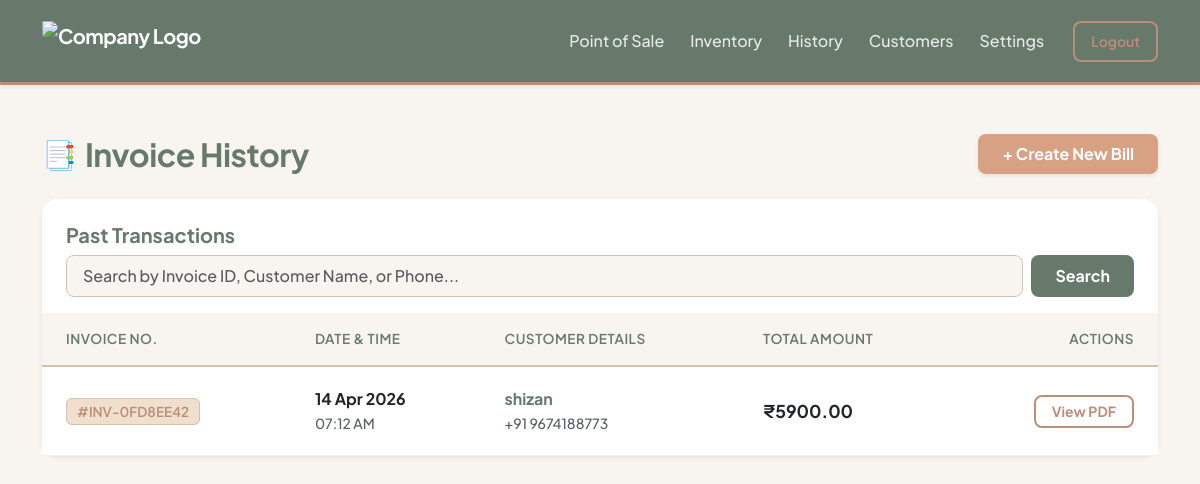
/billing/history (signed in), run on the app's committed database.
### core/models.py (models this page shows)
class Invoice(db.Model):
    __tablename__ = 'invoices'
    id = db.Column(db.Integer, primary_key=True)
    company_id = db.Column(db.Integer, db.ForeignKey('companies.id'), nullable=False) # ISOLATION
    invoice_number = db.Column(db.String(50), unique=True, nullable=False)
    customer_id = db.Column(db.Integer, db.ForeignKey('customers.id'), nullable=False)
    subtotal = db.Column(db.Float, nullable=False)
    discount_type = db.Column(db.String(10))
    discount_value = db.Column(db.Float, default=0.0)
    total_tax = db.Column(db.Float, nullable=False)
    grand_total = db.Column(db.Float, nullable=False)
    created_at = db.Column(db.DateTime, default=datetime.utcnow)
    items = db.relationship('InvoiceItem', backref='invoice', lazy=True)

class Customer(db.Model):
    __tablename__ = 'customers'
    id = db.Column(db.Integer, primary_key=True)
    company_id = db.Column(db.Integer, db.ForeignKey('companies.id'), nullable=False) # ISOLATION
    name = db.Column(db.String(100), nullable=False)
    phone_number = db.Column(db.String(15), nullable=False) # Removed unique=True so diff companies can have same customer
    created_at = db.Column(db.DateTime, default=datetime.utcnow)
    invoices = db.relationship('Invoice', backref='customer', lazy=True)

### core/billing/routes.py (the view, shortened to what this page needs)
@billing_bp.route('/history')
def history():
    company_id = session.get('company_id')
    if not company_id:
        flash("Please log in to view history.", "warning")
        return redirect(url_for('auth.login'))
    page = request.args.get('page', 1, type=int)
    search_query = request.args.get('search', '').strip()
    query = Invoice.query.join(Customer).filter(Invoice.company_id == company_id)
    pagination = query.order_by(Invoice.created_at.desc()).paginate(page=page, per_page=10)
    return render_template(
        'billing/history.html',
        pagination=pagination,
        search_query=search_query
    )

### core/templates/billing/history.html (shortened to what this page needs)
{% extends "base.html" %}
{% block content %}
<div class="row mt-4 mb-4">
    <div class="col-12 d-flex justify-content-between align-items-center">
        <div class="d-flex align-items-center">
            <span class="fs-3 me-2 text-taupe">📑</span>
            <h2 class="history-header mb-0">Invoice History</h2>
        </div>
        <a href="/billing" class="btn btn-terracotta fw-bold px-4 py-2 shadow-sm">+ Create New Bill</a>
    </div>
</div>
<div class="card card-glass border-0 shadow-sm">
    <div class="card-header bg-white border-0 pt-4 pb-3 px-4 rounded-top-4 d-flex justify-content-between align-items-center flex-wrap gap-2">
        <h5 class="mb-0 text-sage fw-bold">Past Transactions</h5>
        <form method="GET" action="/billing/history" class="search-wrapper-history w-100 w-md-75 w-lg-50">
            <input type="text" name="search" class="form-control search-input-custom flex-grow-1"
                   placeholder="Search by Invoice ID, Customer Name, or Phone..."
                   value="{{ search_query or '' }}">
            <button type="submit" class="btn btn-sage px-4 fw-bold rounded-3">Search</button>
        </form>
    </div>
    <div class="card-body p-0">
        <div class="table-responsive">
            <table class="table table-history">
                <thead>
                    <tr>
                        <th>Invoice No.</th>
                        <th>Date & Time</th>
                        <th>Customer Details</th>
                        <th>Total Amount</th>
                        <th class="text-end">Actions</th>
                    </tr>
                </thead>
                <tbody>
                    {% for inv in pagination.items %}
                    <tr>
                        <td>
                            <span class="inv-badge">#{{ inv.invoice_number }}</span>
                        </td>
                        <td>
                            <div class="fw-bold text-dark">{{ inv.created_at.strftime('%d %b %Y') }}</div>
                            <small class="text-muted fw-medium">{{ inv.created_at.strftime('%I:%M %p') }}</small>
                        </td>
                        <td>
                            <strong style="color: var(--color-sage);">{{ inv.customer.name }}</strong><br>
                            <small class="text-muted fw-medium">+91 {{ inv.customer.phone_number }}</small>
                        </td>
                        <td class="amount-text">
                            ₹{{ "%.2f"|format(inv.grand_total) }}
                        </td>
                        <td class="text-end">
                            <a href="/billing/invoice/{{ inv.invoice_number }}" class="btn btn-sm btn-outline-taupe px-3 fw-bold rounded-3">View PDF</a>
                        </td>
                    </tr>
                    {% endfor %}
                </tbody>
            </table>
        </div>
    </div>
</div>
{% endblock %}

### core/templates/base.html (style rules this page uses)
:root { --color-sand: #D4C2AD; --color-terracotta: #D7A184; --color-cream: #EFDFCC; --color-taupe: #BA8E7A; --color-sage: #66796B; --text-dark: #2C3530; --shadow-soft: 0 10px 30px rgba(102, 121, 107, 0.08); --shadow-hover: 0 15px 35px rgba(102, 121, 107, 0.15); }
body { background-color: #F8F5F1; font-family: 'Plus Jakarta Sans', sans-serif; color: var(--text-dark); -webkit-font-smoothing: antialiased; }
.card-glass { background: #ffffff; border: 1px solid rgba(212, 194, 173, 0.3); border-radius: 16px; box-shadow: var(--shadow-soft); transition: box-shadow 0.3s ease; }
.btn-sage { background-color: var(--color-sage); color: white; border: none; font-weight: 600; padding: 0.5rem 1.25rem; border-radius: 8px; transition: all 0.2s ease; }
.btn-terracotta { background-color: var(--color-terracotta); color: white; border: none; font-weight: 600; padding: 0.5rem 1.25rem; border-radius: 8px; transition: all 0.2s ease; }
.btn-outline-taupe { border: 2px solid var(--color-taupe); color: var(--color-taupe); font-weight: 600; border-radius: 8px; background: transparent; }
.text-sage { color: var(--color-sage) !important; }
.text-taupe { color: var(--color-taupe) !important; }

### core/templates/billing/history.html (style rules this page uses)
.history-header { color: var(--color-sage); font-weight: 700; letter-spacing: -0.5px; }
.search-wrapper-history { display: flex; gap: 8px; }
.search-input-custom { border: 1px solid var(--color-sand); border-radius: 8px; padding: 8px 16px; background-color: #F8F5F1; font-weight: 500; }
.table-history { width: 100%; margin-bottom: 0; }
.table-history th { background-color: #F8F5F1; color: var(--color-sage); font-size: 0.85rem; text-transform: uppercase; padding: 1rem 1.5rem; border-bottom: 2px solid var(--color-sand); font-weight: 600; letter-spacing: 0.5px; }
.table-history td { padding: 1.25rem 1.5rem; border-bottom: 1px solid rgba(212, 194, 173, 0.3); vertical-align: middle; transition: background-color 0.2s ease; }
.inv-badge { background-color: var(--color-cream); color: var(--color-taupe); border: 1px solid var(--color-sand); font-weight: 600; padding: 4px 10px; border-radius: 6px; font-size: 0.85rem; }
.amount-text { color: var(--color-sage); font-weight: 700; font-size: 1.1rem; }

### data on the page
Invoice: invoice_number "INV-0FD8EE42", created_at "14 Apr 2026", created_at "07:12 AM", customer.name "shizan", customer.phone_number "9674188773", grand_total "5900.00"
